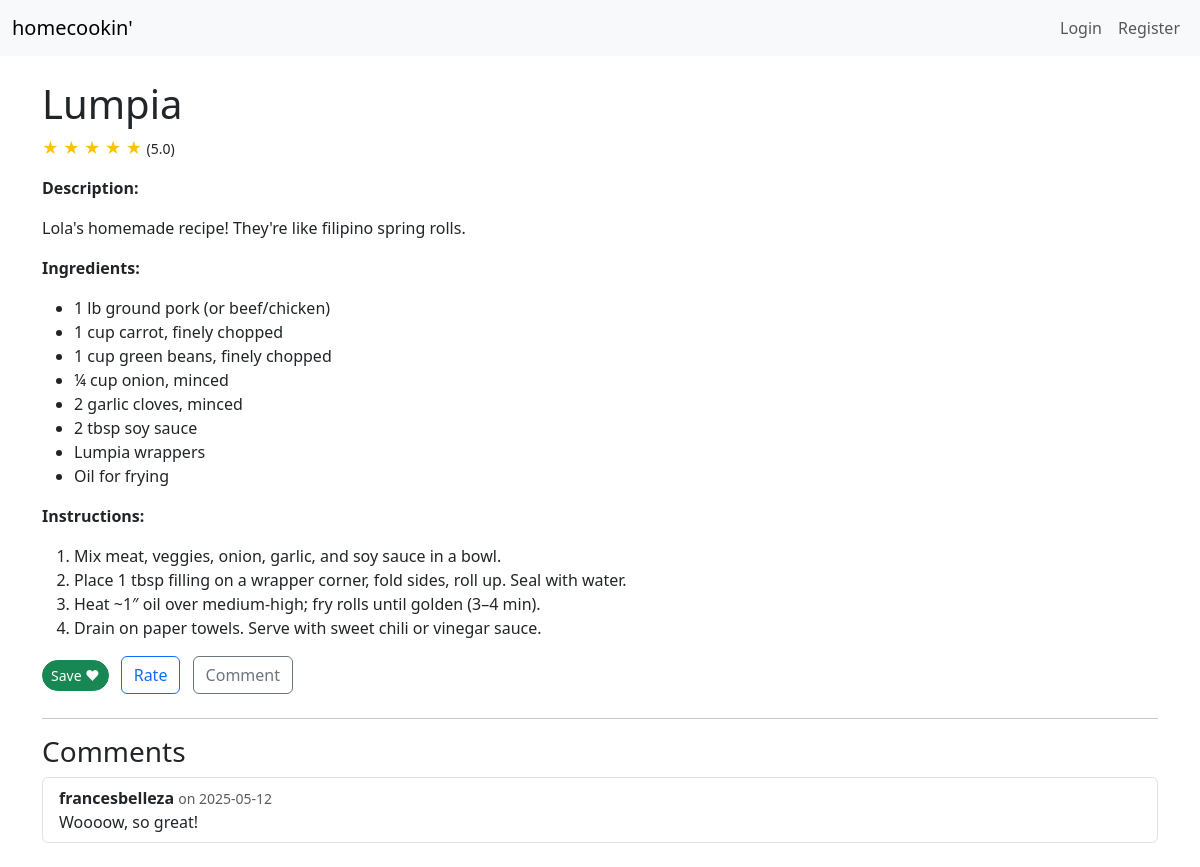
The page /recipe/2 on the database as committed earlier.
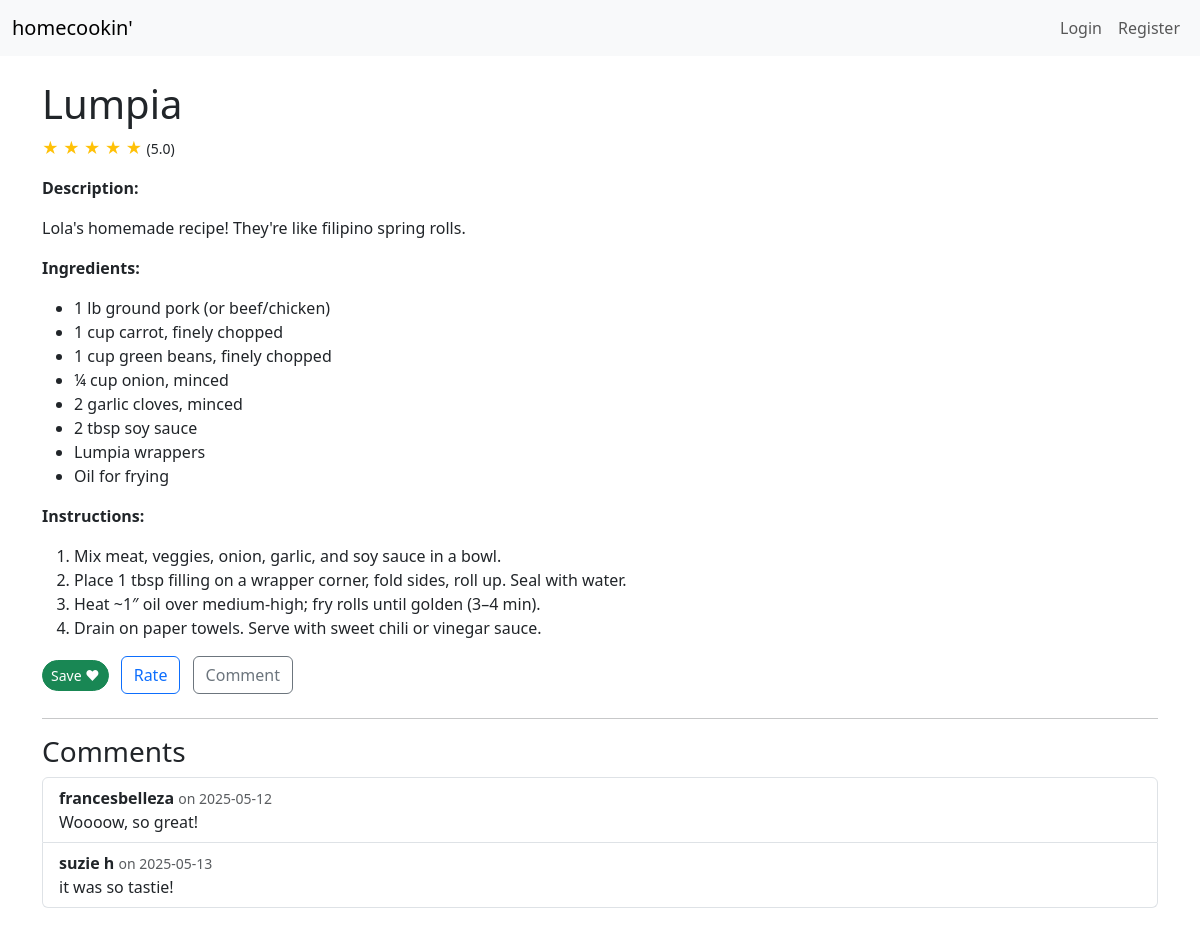
The same page on the database as committed later.
### app/models.py (models this page shows, shortened)
class Recipe(db.Model):
    id = db.Column(db.Integer, primary_key=True)
    title = db.Column(db.String(80), nullable = False) #cant be empty
    description = db.Column(db.Text, nullable = False)
    ingredients = db.Column(db.Text, nullable = False)
    instructions = db.Column(db.Text, nullable = False)
    created = db.Column(db.DateTime, default=datetime.utcnow) # use current time
    user_id = db.Column(db.Integer, db.ForeignKey("user.id"), nullable=True)
    ratings  = db.relationship('Rating',  backref='recipe', lazy=True)
    comments = db.relationship('Comment', backref='recipe', lazy=True)
    tags = db.relationship(
        'Tag',
        secondary=recipe_tags,
        back_populates='recipes',
        lazy='select'
    )

class Comment(db.Model):
    id        = db.Column(db.Integer, primary_key=True)
    body      = db.Column(db.Text, nullable=False)
    user_id   = db.Column(db.Integer, db.ForeignKey("user.id"), nullable=False)
    recipe_id = db.Column(db.Integer, db.ForeignKey("recipe.id"), nullable=False)
    timestamp = db.Column(db.DateTime, default=datetime.utcnow)

class User(db.Model, UserMixin):
    id = db.Column(db.Integer, primary_key=True)
    username = db.Column(db.String(32), unique=True, nullable=False)
    email    = db.Column(db.String(120), unique=True, nullable=False)
    password = db.Column(db.String(32), nullable=False)
    recipes = db.relationship('Recipe', backref='author', lazy=True)
    ratings  = db.relationship('Rating',  backref='user',   lazy=True)    # ← add this
    comments = db.relationship('Comment', backref='user',   lazy=True)
    saved_recipes = db.relationship('Recipe', secondary=saved, backref=db.backref('saved_by', lazy='dynamic'), lazy='dynamic')

### app/routes.py (the view)
@app.route('/recipe/<int:recipe_id>')
def view_recipe(recipe_id):
    recipe       = Recipe.query.get_or_404(recipe_id)
    rating_form  = RatingForm()
    comment_form = CommentForm()
    delete_form = DeleteForm()
    ratings = [r.score for r in recipe.ratings]
    avg_rating = mean(ratings) if ratings else None
    return render_template(
        'view_recipe.html',
        recipe=recipe,
        rating_form=rating_form,
        comment_form=comment_form,
        delete_form=delete_form,
        avg_rating=avg_rating
    )

### app/templates/view_recipe.html (shortened to what this page needs)
{% extends "base.html" %}
{% block content %}
    <h1>{{ recipe.title }}</h1>
    {% if avg_rating %}
      <p>
        {% for i in range(1,6) %}
          {% if i <= avg_rating %}
            <span class="text-warning">&#9733;</span>
          {% else %}
            <span class="text-secondary">&#9734;</span>
          {% endif %}
        {% endfor %}
        <small>({{ '%.1f'|format(avg_rating) }})</small>
      </p>
    {% else %}
      <p><em>No ratings yet.</em></p>
    {% endif %}
    <p><strong>Description:</strong></p>
    <p>{{ recipe.description }}</p>
    <p><strong>Ingredients:</strong></p>
    {% if '\n' in recipe.ingredients %}
      <ul>
        {% for item in recipe.ingredients.split('\n') if item.strip() %}
          <li>{{ item.strip() }}</li>
        {% endfor %}
      </ul>
    {% else %}
      <p>{{ recipe.ingredients }}</p>
    {% endif %}
    <p><strong>Instructions:</strong></p>
    {% if '\n' in recipe.instructions %}
      <ol>
        {% for step in recipe.instructions.split('\n') if step.strip() %}
          <li>{{ step.strip() }}</li>
        {% endfor %}
      </ol>
    {% else %}
      <p>{{ recipe.instructions }}</p>
    {% endif %}
    <div class="mb-4">
        <form method="POST"
              action="{{ url_for('save_recipe', recipe_id=recipe.id) }}"
              class="d-inline me-2">
          {% if recipe in current_user.saved_recipes %}
            <button type="submit" class="btn btn-success btn-sm rounded-pill">
              Unsave 💔
            </button>
          {% else %}
            <button type="submit" class="btn btn-success btn-sm rounded-pill">
              Save ♥
            </button>
          {% endif %}
        </form>
      <button type="button" class="btn btn-outline-primary me-2" data-bs-toggle="modal" data-bs-target="#rateModal">
        Rate
      </button>
      <button type="button" class="btn btn-outline-secondary" data-bs-toggle="modal" data-bs-target="#commentModal">
        Comment
      </button>
    </div>
    <hr>
    <h3>Comments</h3>
        <ul class="list-group mb-4">
          {% for c in recipe.comments %}
            <li class="list-group-item">
              <strong>{{ c.user.username }}</strong>
              <span class="text-muted small">on {{ c.timestamp.strftime("%Y-%m-%d") }}</span>
              <p class="mb-0">{{ c.body }}</p>
            </li>
          {% else %}
            <li class="list-group-item">No comments yet.</li>
          {% endfor %}
        </ul>
{% endblock %}

### app/templates/base.html (shortened to what this page needs)
<!DOCTYPE html>
<html lang="en">
<head>
  <link
    href="https://cdn.jsdelivr.net/npm/bootstrap@5.3.0/dist/css/bootstrap.min.css"
    rel="stylesheet">
</head>
<body>
  <nav class="navbar navbar-expand-lg navbar-light bg-light">
    <div class="container-fluid">
      <a class="navbar-brand" href="{{ url_for('home') }}">homecookin'</a>
      <div class="collapse navbar-collapse">
        <ul class="navbar-nav ms-auto">
          {% if current_user.is_authenticated %}
            <li class="nav-item">
              <a class="nav-link" href="{{ url_for('profile', user_id=current_user.id) }}">
                My Profile
              </a>
            </li>
            <li class="nav-item">
              <a class="nav-link" href="{{ url_for('edit_profile') }}">Edit Profile</a>
            </li>
            <li class="nav-item">
              <a class="nav-link" href="{{ url_for('new_recipe') }}">New Recipe</a>
            </li>
            <li class="nav-item">
              <a class="nav-link" href="{{ url_for('logout') }}">Logout</a>
            </li>
          {% else %}
            <li class="nav-item">
              <a class="nav-link" href="{{ url_for('login') }}">Login</a>
            </li>
            <li class="nav-item">
              <a class="nav-link" href="{{ url_for('register') }}">Register</a>
            </li>
          {% endif %}
        </ul>
      </div>
    </div>
  </nav>
  <div class="container mt-4">
    {% block content %}{% endblock %}
  </div>
</body>
</html>

Rows that differ between the two databases and show on the page:
added Comment: user.username "suzie h", timestamp "2025-05-13", body "it was so tastie!"
